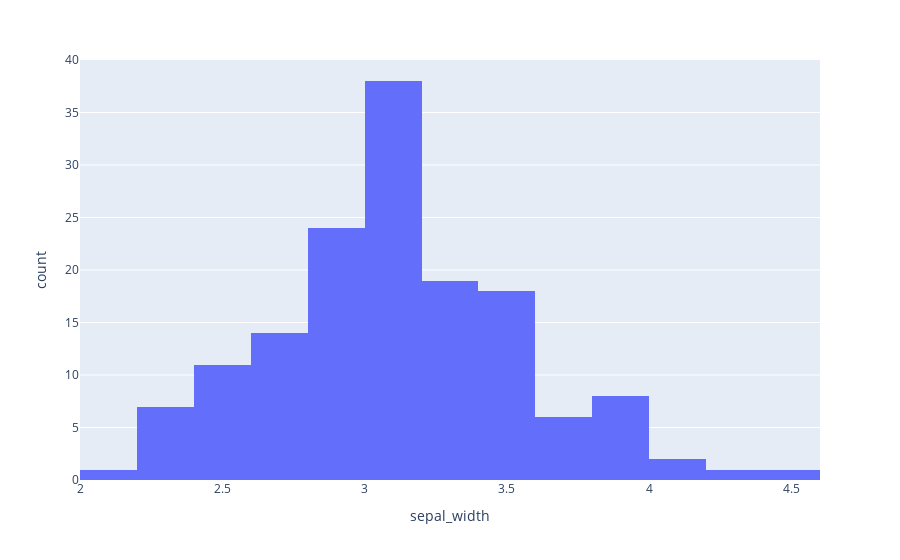

The code cell stored with this chart in its notebook:
### Code cell
#histogram

fig = px.histogram(df, x="sepal_width")
fig

### Figure 1 — Plotly figure (JSON) as saved in the notebook; plotly's stock layout.template omitted (floating-point values rounded to 4 significant figures; data arrays with more than 128 entries replaced by an {"elided": "..."} marker saying what was removed)
{"data": [{"alignmentgroup": "True", "bingroup": "x", "hovertemplate": "sepal_width=%{x}<br>count=%{y}<extra></extra>", "legendgroup": "", "marker": {"color": "#636efa", "pattern": {"shape": ""}}, "name": "", "offsetgroup": "", "orientation": "v", "showlegend": false, "type": "histogram", "x": {"elided": "150 float values"}, "xaxis": "x", "yaxis": "y"}], "layout": {"barmode": "relative", "legend": {"tracegroupgap": 0}, "margin": {"t": 60}, "xaxis": {"anchor": "y", "domain": [0, 1], "title": {"text": "sepal_width"}}, "yaxis": {"anchor": "x", "domain": [0, 1], "title": {"text": "count"}}}}
